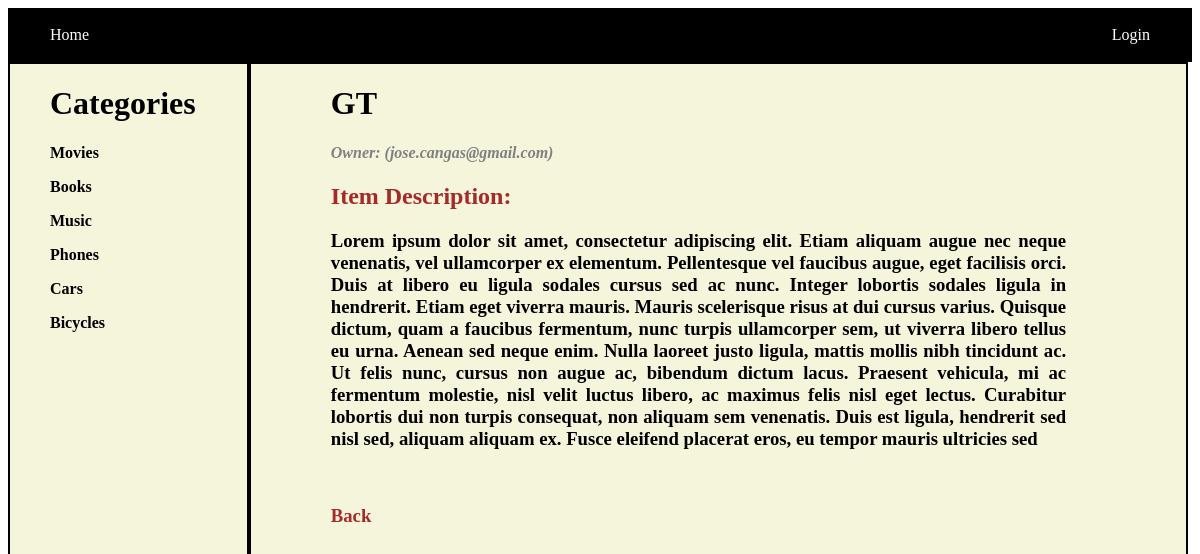
Page /catalog/Bicycles/items/GT on the committed database.
### catalog_db_setup.py (models this page shows, shortened)
class Category(Base):
	__tablename__ = "categories"
	id = Column(Integer, primary_key = True)
	name = Column(String(120), nullable = False)
	description = Column(String(400) )
	user_id = Column(Integer, ForeignKey("users.id"))
	user = relationship(User, backref = "users")

class Item(Base):
	__tablename__ = "items"
	id = Column(Integer, primary_key = True)
	name = Column(String(120), nullable = False)
	description = Column(String(400) )
	category_id = Column(Integer, ForeignKey("categories.id"))
	category = relationship(Category, backref="categories")
	user_id = Column(Integer, ForeignKey("users.id"))
	user = relationship(User, backref="user")

class User(Base):
	__tablename__ = "users"
	id = Column(Integer, primary_key = True)
	name = Column(String(120), nullable = False)
	email = Column(String(40), nullable = False)
	picture = Column(String)

### project.py (the view)
@app.route("/catalog/<category_name>/items/<item_name>")
def item(category_name, item_name):
	categories = session.query(Category).all()
	item = get_item_with_name(item_name)
	category = item.category
	return render_template("item.html", categories = categories, category = category, item = item)

### project.py (called while the page is built)
def get_item_with_name(item_name):
	item = session.query(Item).filter(Item.name == item_name).first()
	return item

### templates/item.html (shortened to what this page needs)
{% include("navbar.html") %}
{% include("side_menu.html") %}
<div class=" beige black_border right_container left">
	<div class="mrg_left_80">
		<h1 class=""><b> {{item.name}}</b></h1>
		<h4 class="grey"><i>Owner: ({{item.user.email}})</i></h4>
			<h2 class="brown">
				Item Description:
			</h2>
			<div>
				<h3 class="txt_justify">{{item.description}}</h3>
			</div>
			<br>
			<h3><span class="brown"><a href="/catalog/{{item.category.name}}" class="no_link">Back</a></span></h3>
	</div>
</div>

### templates/side_menu.html (shortened to what this page needs)
<div class="left side_menu txt_left black_border beige " >
	<h1 class="mrg_left_40">
		<span class=""><a href="/" class="no_link">Categories</a>
	 </h1>
	<ul class="txt_left ">
		{% for c in categories %}
		<p><strong><a href="/catalog/{{c.name}}" class="no_link">{{c.name}}</a></strong></p>
		{% endfor %}
	</ul>
	<br><br>
</div>

### static/catalog.css (style rules this page uses)
.left { float:left; }
.side_menu { width:20%; height:100%; }
.txt_left { text-align: left; }
.black_border { border: 2px black solid; }
.mrg_left_40 { margin-left: 40px; }
.mrg_left_80 { margin-left: 80px; }
.beige { background-color: beige; }
.brown { color:brown; }
.grey { color: grey; }
.right_container { background-color: beige; height:100%; width:79%; }
.no_link { text-decoration: none; color: inherit; }
.txt_justify { text-align: justify; margin-right: 120px; }

### rows in the picture
Category: name "Movies"
Category: name "Books"
Category: name "Music"
Category: name "Phones"
Category: name "Cars"
Category: name "Bicycles"
Item: name "GT", description "Lorem ipsum dolor sit amet, consectetur adipiscing elit. Etiam aliquam augue nec neque venenatis, vel ullamcorper ex elementum. Pellentesque vel faucibus augue, eget facilisis orci. Duis at libero eu ligula sodales cursus sed ac nunc. Integer lobortis sodales ligula in hendrerit. Etiam eget viverra mauris. Mauris scelerisque risus at dui cursus varius. Quisque dictum, quam a faucibus fermentum, nunc turpis ullamcorper sem, ut viverra libero tellus eu urna. Aenean sed neque enim. Nulla laoreet justo ligula, mattis mollis nibh tincidunt ac. Ut felis nunc, cursus non augue ac, bibendum dictum lacus. Praesent vehicula, mi ac fermentum molestie, nisl velit luctus libero, ac maximus felis nisl…"
User: user.email "jose.cangas@gmail.com"
